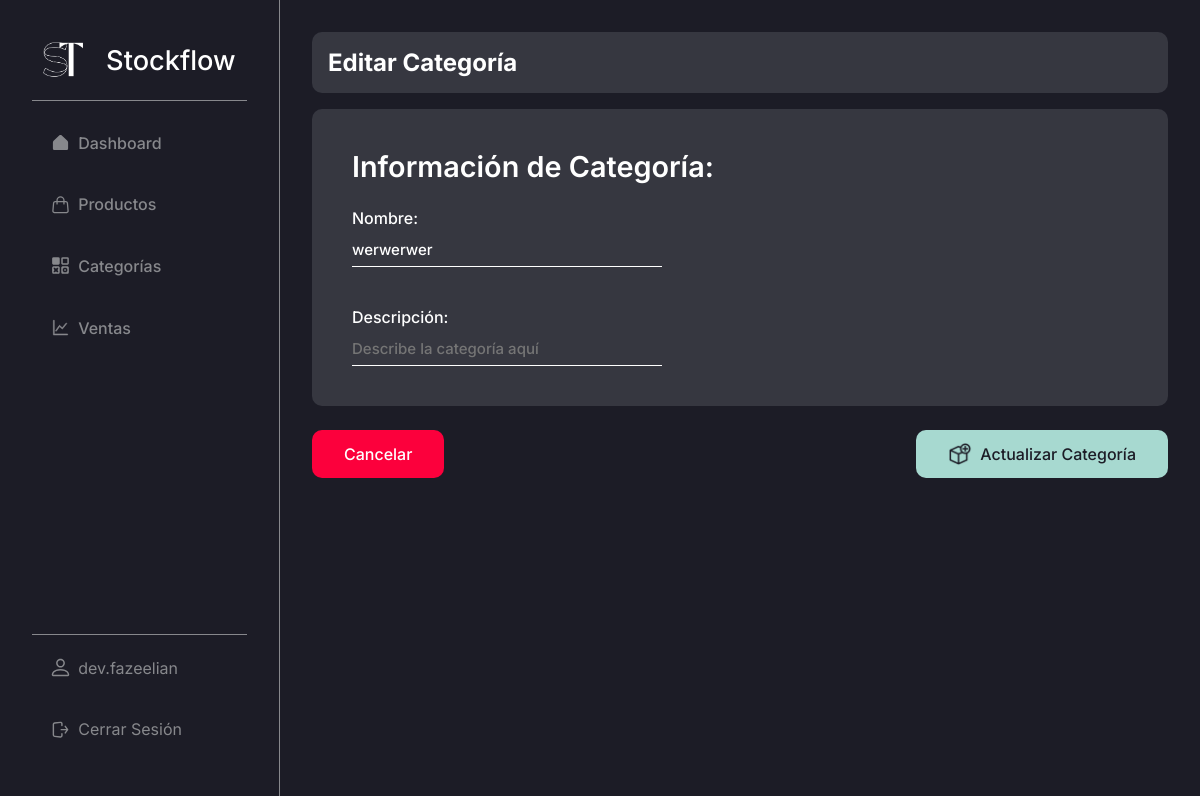
Before: /admin/products/categories/edit/1 (signed in) with the older database file.
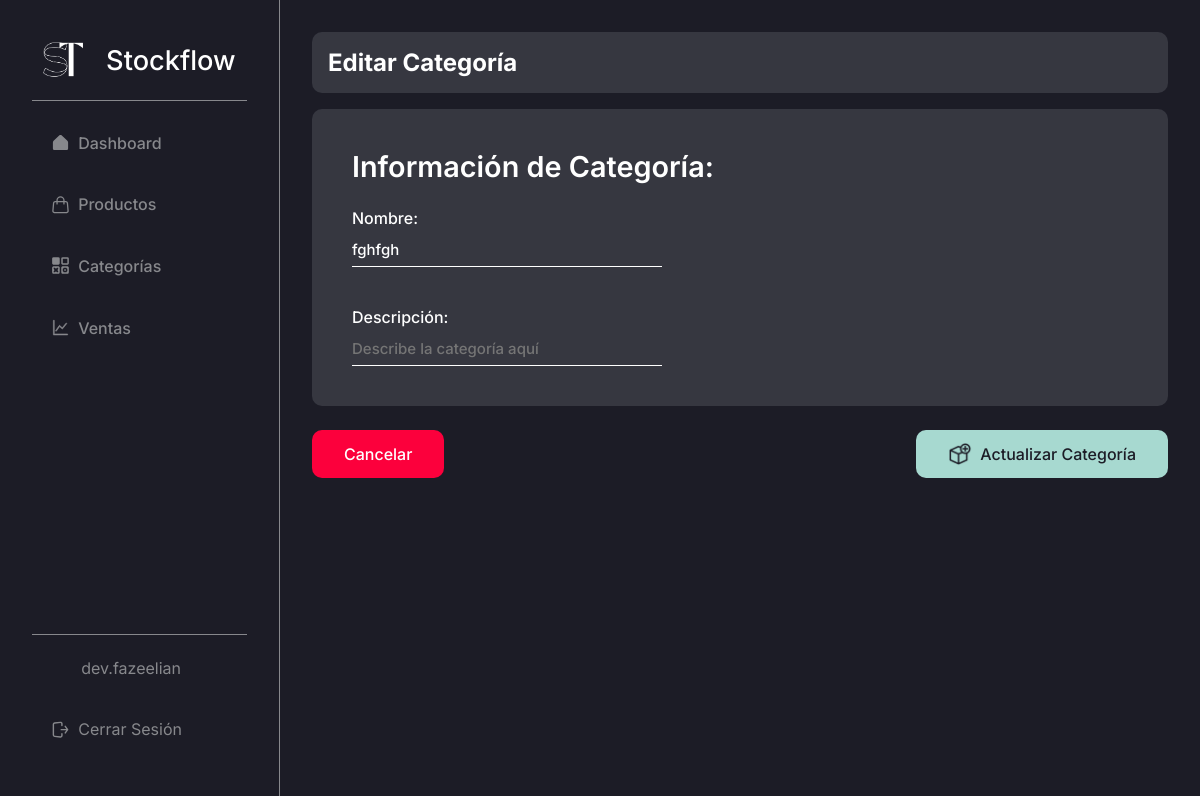
After: the same page with the newer database file.
### stockflow/models.py (models this page shows, shortened)
class Category(db.Model):
    id = db.Column(db.Integer, primary_key = True) # Primary key
    created_by = db.Column(db.Integer, db.ForeignKey("user.id"), nullable = False) # Foreign key
    name = db.Column(db.String(50), unique = True, nullable = False)
    description = db.Column(db.String(255), default='Sin descripción')

### stockflow/admin.py (the view)
@bp.route("/products/categories/edit/<int:id>", methods = ("GET", "POST"))
@login_required
def update_category(id):
    category = get_category(id)
    if request.method == "POST":
        category.name = request.form["name"]
        category.description = request.form["description"]
        db.session.commit()
        return redirect(url_for("admin.categories"))
    return render_template("modules/products/categories/edit.html", category = category)

### stockflow/admin.py (called while the page is built)
def get_category(id):
    category = Category.query.get_or_404(id)
    return category

### stockflow/auth.py (called while the page is built)
def login_required(view):
    @functools.wraps(view)
    def wrapped_view(**kwargs):
        if g.user is None:
            message = "Debes iniciar sesión"
            flash(message)
            return redirect(url_for("auth.login"))
        return view(**kwargs)
    return wrapped_view

@bp.before_app_request # Execute the next function in every request, every page
def load_logged_in_user():
    user_id = session.get("user_id")
    if user_id is None:
        g.user = None
    else:
        g.user = User.query.get_or_404(user_id)

### stockflow/templates/modules/products/categories/edit.html (shortened to what this page needs)
{% extends 'base-admin.html' %}
{% block content %}
    <div class="content-group inter bg-black-light">
        <h2 class="color-white inter">Editar Categoría</h2>
    </div>
    <form action="" method="post" class="form inter form-prods">
        <div class="content-group bg-black-light form-content">
            <h1>Información de Categoría: </h1>
            <div class="form-group" style="margin-top: 0;">
                <label for="name">Nombre:</label>
                <input
                    type="text"
                    class="inter color-white"
                    name="name"
                    id="name"
                    placeholder="Ingresa aquí nombre de categoría"
                    value="{{ category.name }}"
                    required
                />
            </div>
            <div class="form-group">
                <label for="name">Descripción:</label>
                <input
                    class="inter color-white"
                    name="description"
                    id="description"
                    value="{{ category.description }}"
                    placeholder="Describe la categoría aquí"
                />
            </div>
        </div>
        <div class="btns-form inter">
            <a href="{{ url_for('admin.categories') }}" class="btn-form color-white btn-cancel">
                Cancelar
            </a>
            <button class="btn-form color-black btn-submit bg-turquese-light-blue inter" type="submit">
                <img src="{{ url_for('static', filename='img/icons/add-product.png') }}" alt="">
                Actualizar Categoría
            </button>
        </div>
    </form>
{% endblock %}

### stockflow/templates/base-admin.html (shortened to what this page needs)
<!DOCTYPE html>
<html lang="es">
<head>
    <link rel="stylesheet" href="{{ url_for('static', filename='css/global.css') }}">
    <link rel="stylesheet" href="{{ url_for('static', filename='css/base.css') }}">
    <link rel="stylesheet" href="{{ url_for('static', filename='css/tables.css') }}">
    <link rel="stylesheet" href="{{ url_for('static', filename='css/search.css') }}">
    <link rel="stylesheet" href="{{ url_for('static', filename='css/form.css') }}">
</head>
<body>
    <aside class="side-bar inter bg-black br-gray-1">
        <section class="side-bar-main">
            <h1 class="inter">
                <a href="{{ url_for('admin.dashboard') }}" class="color-white">
                    <img src="{{ url_for('static', filename='img/logo.png') }}" alt="">
                    Stockflow
                </a>
            </h1>
            <br>
            <div class="side-bar-divider" />
            <nav class="side-nav-bar">
                <a
                    href="{{ url_for('admin.dashboard') }}"
                    class="item-side-nav-bar inter {% if request.endpoint == 'admin.dashboard' %}item-side-nav-bar--active{% endif %}"
                >
                    Dashboard
                </a>
                <a
                    href="{{ url_for('admin.products') }}"
                    class="item-side-nav-bar inter {% if request.endpoint == 'admin.products' %}item-side-nav-bar--active{% endif %}"
                >
                    Productos
                </a>
                <a
                    href="{{ url_for('admin.categories') }}"
                    class="item-side-nav-bar inter {% if request.endpoint == 'admin.categories' %}item-side-nav-bar--active{% endif %}"
                >
                    Categorías
                </a>
                <a
                    href="{{ url_for('admin.sales') }}"
                    class="item-side-nav-bar inter {% if request.endpoint == 'admin.sales' %}item-side-nav-bar--active{% endif %}"
                >
                    Ventas
                </a>
            </nav>
        </section>
        <footer class="side-bar-footer" style="flex-direction: column;">
            <a
                href="{{ url_for('admin.profile') }}"
                class="item-side-nav-bar inter {% if request.endpoint == 'admin.profile' %}item-side-nav-bar--active{% endif %}"
            >
                {{ g.user.username }}
            </a>
            <a href="{{ url_for('auth.logout') }}" class="item-side-nav-bar inter">
                Cerrar Sesión
            </a>
        </footer>
    </aside>
    <main class="page-content bg-black">
        {% block content %}{% endblock %}
    </main>
</body>
</html>

Changed rows visible on the page:
changed Category: name "werwerwer" → "fghfgh"
